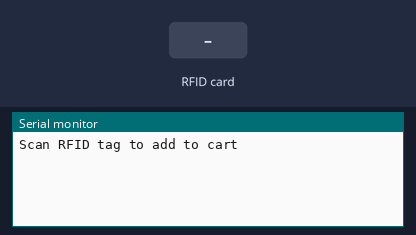
Recording of a sketch running on a simulated Arduino Uno, built with avr-gcc and run on an emulated ATmega328P. Parts: the last lines printed to the serial monitor. The inputs (shaded band) are chosen by the test bench.

Above: at 1.2 s.
1.3 s: RFID card DB 1C B9 03 held to the reader
At 2.5 s:
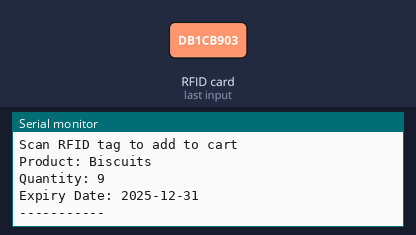
2.8 s: RFID card 23 3C 7B 22 held to the reader
At 3.9 s:
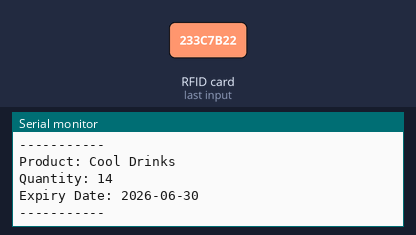
4.3 s: RFID card 74 DE 30 04 held to the reader
At 5.3 s:
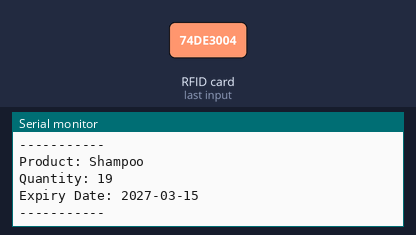

Measured:
- after the input at 1.3 s, the serial monitor: prints a new line at once (image 1)
- after the input at 2.8 s, the serial monitor: prints a new line at once (image 2)
- after the input at 4.3 s, the serial monitor: prints a new line at once (image 3)

The sketch:

inventorySystemRFID.ino
```cpp
#include <MFRC522v2.h>
#include <MFRC522DriverSPI.h>
#include <MFRC522DriverPinSimple.h>
#include <MFRC522Debug.h>

MFRC522DriverPinSimple ss_pin(15);  // SPI slave select pin
MFRC522DriverSPI driver{ss_pin};    // SPI driver for MFRC522
MFRC522 mfrc522{driver};            // MFRC522 instance

// Define RFID tags and their corresponding products.
String rfidTags[] = {
  "db1cb903",  // Biscuits tag
  "233c7b22",  // Cool Drinks tag
  "74de3004"   // Shampoo tag
};

// Define product names, quantities, and expiry dates.
struct Product {
  String name;
  int quantity;
  String expiryDate;
};

Product products[] = {
  {"Biscuits", 10, "2025-12-31"},
  {"Cool Drinks", 15, "2026-06-30"},
  {"Shampoo", 20, "2027-03-15"}
};

void setup() {
  Serial.begin(115200);    // Start serial communication
  while (!Serial);         // Wait for serial monitor to be ready
  mfrc522.PCD_Init();      // Initialize the MFRC522 RFID reader
  MFRC522Debug::PCD_DumpVersionToSerial(mfrc522, Serial); // Show MFRC522 version info
  Serial.println(F("Scan RFID tag to add to cart"));
}

void loop() {
  // Check if a new card is detected.
  if (!mfrc522.PICC_IsNewCardPresent()) {
    return;  // No new card present, exit loop
  }

  // Read the card serial number.
  if (!mfrc522.PICC_ReadCardSerial()) {
    return;  // Error reading the card serial number, exit loop
  }

  // Get the UID as a string.
  String scannedUID = "";
  for (byte i = 0; i < mfrc522.uid.size; i++) {
    if (mfrc522.uid.uidByte[i] < 0x10) {
      scannedUID += "0";  // Add leading zeros for single digits
    }
    scannedUID += String(mfrc522.uid.uidByte[i], HEX);
  }

  scannedUID.toLowerCase();  // Convert UID to lowercase to match the format

  // Loop through all products and check if the scanned UID matches
  for (int i = 0; i < sizeof(rfidTags) / sizeof(rfidTags[0]); i++) {
    if (scannedUID == rfidTags[i]) {
      // Product matched, display the product info
      Product &product = products[i];  // Get the product reference

      if (product.quantity > 0) {
        // Decrease the quantity of the product
        product.quantity--;

        // Display the product info and balance
        Serial.print("Product: ");
        Serial.println(product.name);
        Serial.print("Quantity: ");
        Serial.println(product.quantity);
        Serial.print("Expiry Date: ");
        Serial.println(product.expiryDate);
        Serial.println("-----------");
      } else {
        // If no stock left
        Serial.println("Sorry, this product is out of stock.");
      }
      break;  // Exit the loop once the product is found
    }
  }

  delay(1000);  // Delay to prevent multiple reads from the same tag in a short period
}
```
